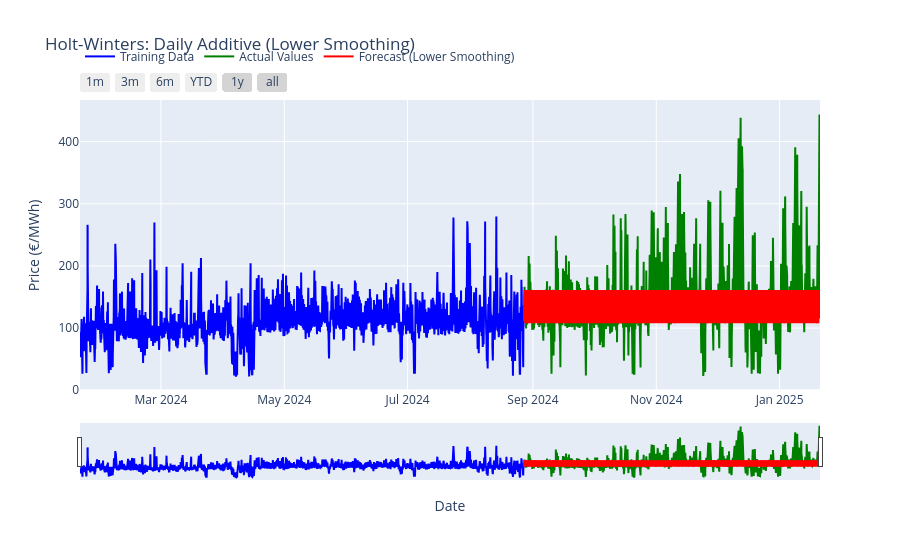

Source (notebook cell):
### Code cell
# Find the 'Daily Additive (Lower Smoothing)' model in the results list
lower_smoothing_model = next(
    (model for model in results if model["name"] == "Daily Additive (Lower Smoothing)"), None
)

if lower_smoothing_model:
    best_preds = lower_smoothing_model["predictions"]
    model_name = lower_smoothing_model["name"]

    actual = test['ISEM DA Price']
    predicted = lower_smoothing_model['predictions']

    rmse = np.sqrt(mean_squared_error(actual, predicted))
    mae = mean_absolute_error(actual, predicted)
    smape_val = smape(actual, predicted)
    r2 = r2_score(actual, predicted)


    # Create plot
    fig = go.Figure()
    
    # Add all training data
    fig.add_trace(go.Scatter(
        x=train.index, 
        y=train['ISEM DA Price'],
        name='Training Data',
        line=dict(color='blue')
    ))
    
    # Add all test data (actual values)
    fig.add_trace(go.Scatter(
        x=test.index, 
        y=test['ISEM DA Price'],
        name='Actual Values',
        line=dict(color='green')
    ))
    
    # Add forecast from lower smoothing model
    fig.add_trace(go.Scatter(
        x=test.index, 
        y=best_preds,
        name='Forecast (Lower Smoothing)',
        line=dict(color='red')
    ))
    
    # Layout
    fig.update_layout(
        title=f'Holt-Winters: {model_name}',
        xaxis_title='Date',
        yaxis_title='Price (€/MWh)',
        hovermode='x unified',
        legend=dict(orientation="h", y=1.1)
    )
    
    # Range selector for navigation
    fig.update_xaxes(
        rangeslider_visible=True,
        rangeselector=dict(
            buttons=list([
                dict(count=1, label="1m", step="month", stepmode="backward"),
                dict(count=3, label="3m", step="month", stepmode="backward"),
                dict(count=6, label="6m", step="month", stepmode="backward"),
                dict(count=1, label="YTD", step="year", stepmode="todate"),
                dict(count=1, label="1y", step="year", stepmode="backward"),
                dict(step="all")
            ])
        )
    )
    
    # Show the plot
    fig.show()

### Figure 1 — Plotly figure (JSON) as saved in the notebook; plotly's stock layout.template omitted (floating-point values rounded to 4 significant figures; data arrays with more than 128 entries replaced by an {"elided": "..."} marker saying what was removed)
{"data": [{"line": {"color": "blue"}, "name": "Training Data", "type": "scatter", "x": {"elided": "10541 str values"}, "y": {"elided": "10541 float values"}}, {"line": {"color": "green"}, "name": "Actual Values", "type": "scatter", "x": {"elided": "7028 str values"}, "y": {"elided": "7028 float values"}}, {"line": {"color": "red"}, "name": "Forecast (Lower Smoothing)", "type": "scatter", "x": {"elided": "7028 str values"}, "y": {"elided": "7028 float values"}}], "layout": {"hovermode": "x unified", "legend": {"orientation": "h", "y": 1.1}, "title": {"text": "Holt-Winters: Daily Additive (Lower Smoothing)"}, "xaxis": {"rangeselector": {"buttons": [{"count": 1, "label": "1m", "step": "month", "stepmode": "backward"}, {"count": 3, "label": "3m", "step": "month", "stepmode": "backward"}, {"count": 6, "label": "6m", "step": "month", "stepmode": "backward"}, {"count": 1, "label": "YTD", "step": "year", "stepmode": "todate"}, {"count": 1, "label": "1y", "step": "year", "stepmode": "backward"}, {"step": "all"}]}, "rangeslider": {"visible": true}, "title": {"text": "Date"}}, "yaxis": {"title": {"text": "Price (€/MWh)"}}}}
